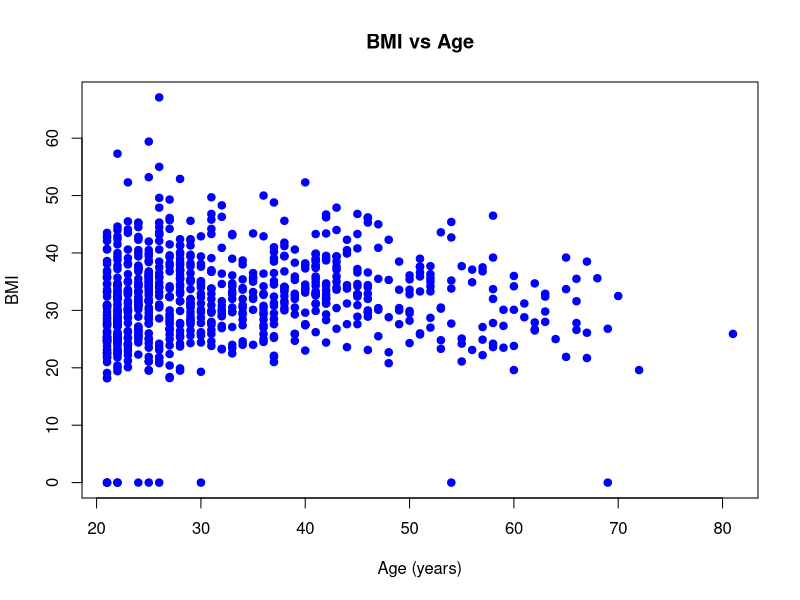

Source code (R):
## ---- chunk 1
knitr::opts_chunk$set(echo = TRUE)
## ---- chunk 2
# Install mlbench package
install.packages("mlbench")

# Load mlbench package
library(mlbench)

# Load PIMA dataset
data(PimaIndiansDiabetes)

# Overview of first rows of PIMA dataset
head(PimaIndiansDiabetes)

## ---- chunk 3
# Load data PIMA
data("PimaIndiansDiabetes")

# Check structure
str(PimaIndiansDiabetes)

# Plot mass vs age
plot(PimaIndiansDiabetes$age, PimaIndiansDiabetes$mass,
     main = "BMI vs Age",
     xlab = "Age (years)",
     ylab = "BMI",
     pch = 19,          
     col = "blue")

